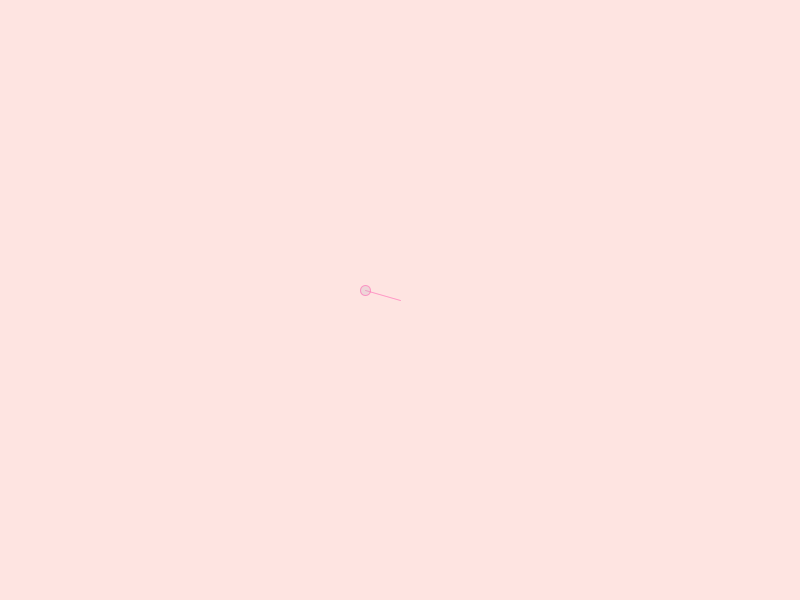
Frame 1 (no input)
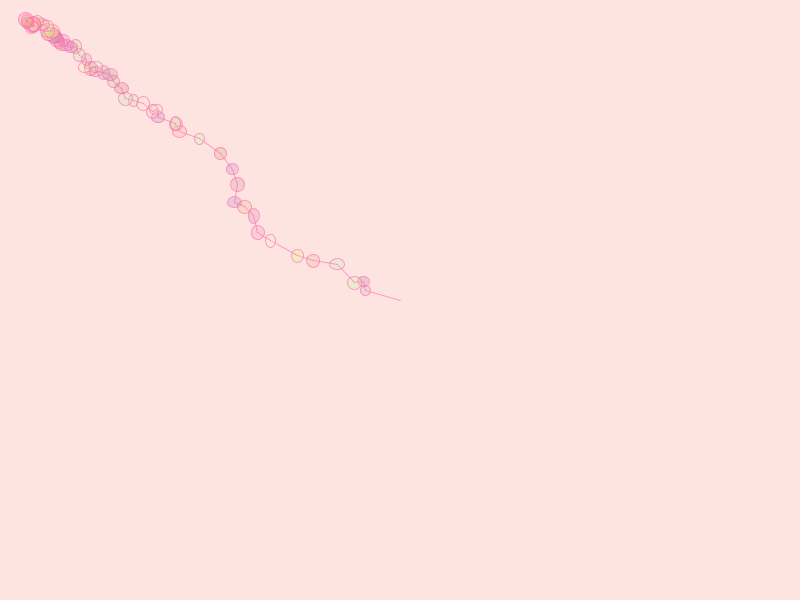
Frame 60 (the mouse pressed at the canvas centre just before this capture)
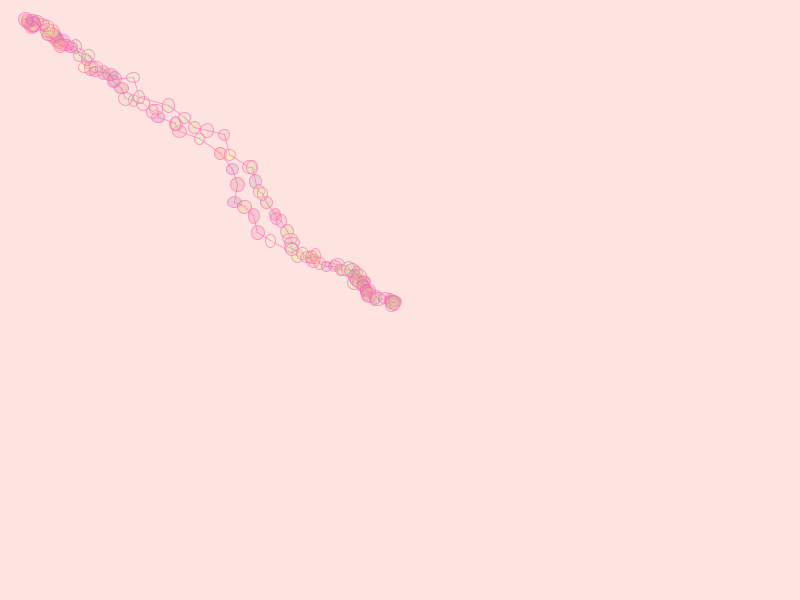
Frame 120 (the mouse held since frame 60 and released just before this capture)

The Processing sketch that drew these frames (run headless with seeded random() and noise(); from frame 60 on, the mouse is pressed at the canvas centre):

// Processing sketch: pinky
// ── pinky.pde
//my second sketch: learn to be drunk
//the buggie follows my mouse while leaves out a drunken trace behind
 float w,h,r,g,b,y1,x1,y2,x2; //global variables
 
 //DrunkCurve is adopted from Luke's sketch, B_yetmoredrawing
 
 
// hit play to run
void setup()
{
  size(800,600);  //size of canvas
  
  background(254,228,225); //BC color: indigo
  
  x1= width/2;
  y1= height/2;
  //let the doodle start from XXX location. width and height of canvas
  
}


//run in every frame
void draw ()
{

  // this fades out the previous stuff. add a "screen" on the top
  noStroke();
  fill(254, 228, 225, 0);
  rect(0, 0, width, height);
  
  //distance the buggie is from the mouse
  float dx = (mouseX-x1)/10.; //the smaller the denominator the closer the buggie is
  float dy = (mouseY-y1)/10.;
  
  float drunkx = myDrunkenCurve(-20, 20, 30);
  float drunky = myDrunkenCurve(-20, 20, 30);
  
  
  // this "adds" the distance and some drunkness to the position(movement)
  x2 = x1+random(min(0, dx), max(0, dx))+drunkx;  //follow mouse horizontally
  y2 = y1+random(min(0, dy), max(0, dy))+drunky;  //follow mouse vertically
  
  
  // this adds the distance and some drunkness to the position(movement)
  x2 = x1+random(min(0, dx), max(0, dx))+drunkx;  //follow mouse horizontally
  y2 = y1+random(min(0, dy), max(0, dy))+drunky;  //follow mouse vertically
  
  //set up range for movement (x1,x2,y1,y2)
  //x2= x1+random(-20,20);
  //y2= y1+random(-20,20);
  
  //set up color range for variables
  r= random(180,255);
  g= random(120,255);
  b= random(120,200);
  
  
  //make a trace
  noFill(); //dont draw a fill
  stroke(255,101,178,150); //set stroke to pink
  line(x1,y1,x2,y2); //must put the object under its seting of fill and stroke
  
  float w= random(10,15);
  float h= random(10,15);
  fill(r,g,b,70); //color orange
  ellipse(x2,y2,w,h); //make the none variables more random
  
  //stash new x and y for a new round. setting them equal we don't need to check the boundary twice
  x1=x2;
  y1=y2;
  
  //boundaries
  if (x1>width) x1=0;
  if (x1<0) x1=width;
  if (y1>height)  y1=0;
  if (y1<0) y1=height;
}
 
  //erase everything when I press 'f'
  void keyPressed()
  {
    if(key=='f') background(254,228,225); //the key can be changed
  }


 //this defines the drunkenCurve. dont understand this part
float myDrunkenCurve(float min, float max, int Q)
{
  
  float value = 0.;
  
  for(int i = 0; i < Q; i++) // i = i + 1
  {
    value+=random(min, max);
  }
 
  value = value / float(Q);
  
  return(value);
  
}
